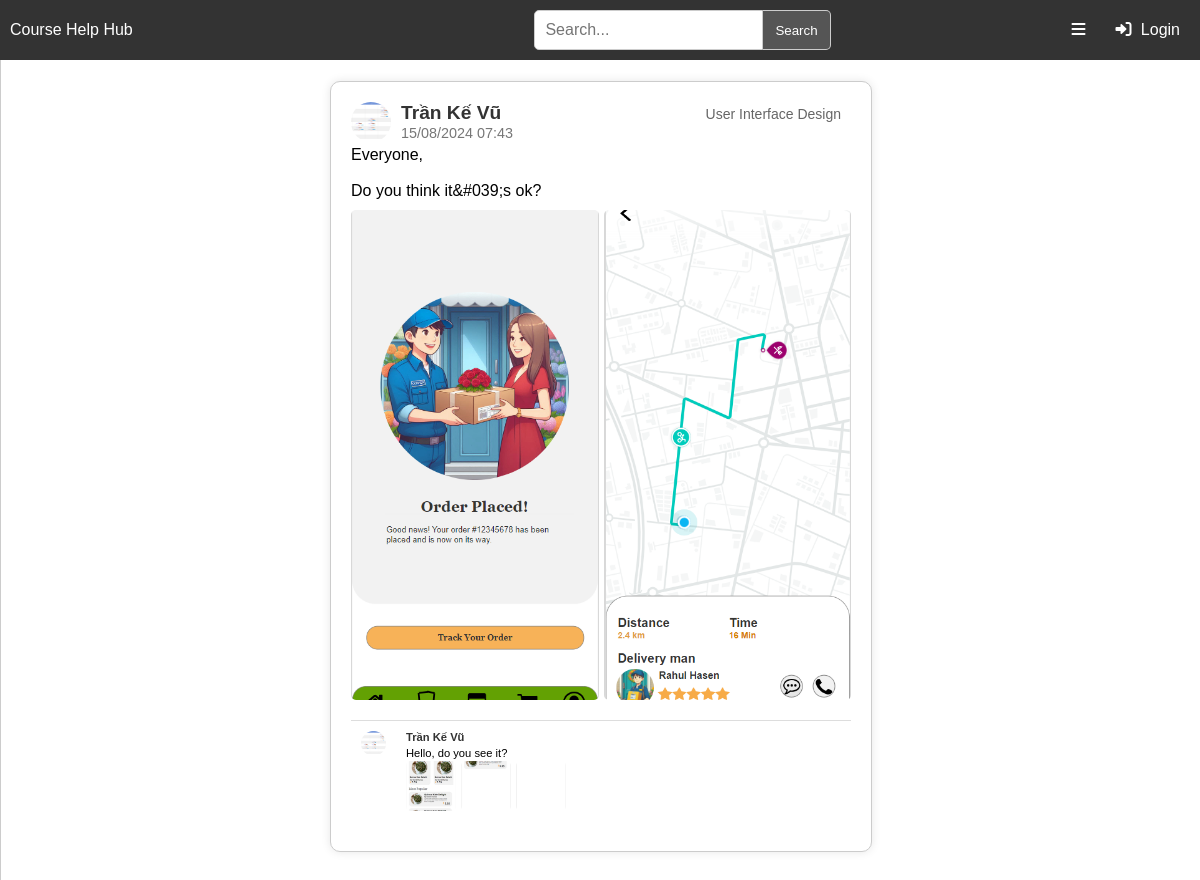
Screenshot of /post_detail.php?id=217 with the database file from the repository.
### tables this page shows
CREATE TABLE `user` (
  `id` int(11) NOT NULL,
  `username` varchar(50) NOT NULL,
  `password` varchar(50) NOT NULL,
  `name` varchar(50) NOT NULL,
  `dob` date NOT NULL,
  `email` varchar(50) NOT NULL,
  `profile_picture` varchar(255) NOT NULL
);

CREATE TABLE `question` (
  `id` int(11) NOT NULL,
  `user_id` int(11) NOT NULL,
  `module_id` int(11) NOT NULL,
  `content` text NOT NULL,
  `time` timestamp NOT NULL DEFAULT current_timestamp() ON UPDATE current_timestamp()
);

CREATE TABLE `module` (
  `id` int(11) NOT NULL,
  `module_name` varchar(255) NOT NULL
);

CREATE TABLE `question_image` (
  `id` int(11) NOT NULL,
  `question_id` int(11) NOT NULL,
  `image_path` varchar(255) NOT NULL
);

CREATE TABLE `comment` (
  `id` int(11) NOT NULL,
  `question_id` int(11) NOT NULL,
  `user_id` int(11) NOT NULL,
  `content` varchar(255) NOT NULL,
  `time` timestamp NOT NULL DEFAULT current_timestamp()
);

CREATE TABLE `comment_image` (
  `id` int(11) NOT NULL,
  `comment_id` int(11) NOT NULL,
  `image_path` varchar(50) NOT NULL
);

### includes/DatabaseFunctions.php (called while the page is built, shortened)
<?php
function query($pdo, $sql, $parameters = []) {
	$query = $pdo->prepare($sql);
	$query->execute($parameters);
	return $query;
}
function getPostByPostId($pdo, $post_id) {
    $parameters = [':post_id' => $post_id];
    $query = query($pdo, 'SELECT * FROM question WHERE id = :post_id', $parameters);
    return $query->fetch();
}
function getUserByUserId($pdo, $user_id) {
	$parameters = [':user_id' => $user_id];
    $query = query($pdo, 'SELECT * FROM user WHERE id = :user_id', $parameters);
    return $query->fetch();
}
function getModuleByModuleId($pdo, $module_id) {
	$parameters = [':module_id' => $module_id];
    $query = query($pdo, 'SELECT * FROM module WHERE id = :module_id', $parameters);
    return $query->fetch();
}
function getImagesOfPost($pdo, $question_id){
	$query = 'SELECT * FROM question_image WHERE question_id = :question_id';
    $parameters = [':question_id' => $question_id];
    $query = query($pdo, $query, $parameters);
	return $query->fetchAll();
}
function getCommentsByPostId($pdo, $post_id) {
    $parameters = [':post_id' => $post_id];
    $query = query($pdo, 'SELECT * FROM comment WHERE question_id = :post_id ORDER BY time DESC', $parameters);
    return $query->fetchAll();
}
function getImagesOfComment($pdo, $commentId) {
    $parameters = [':comment_id' => $commentId];
    $query = query($pdo, 'SELECT * FROM comment_image WHERE comment_id = :comment_id', $parameters);
    return $query->fetchAll();
}

### post_detail.php (the view, shortened to what this page needs)
<?php
if (isset($_GET['id']) && is_numeric($_GET['id'])) {
    $postId = $_GET['id'];
    try {
        include 'includes/DatabaseConnection.php';
        include 'includes/DatabaseFunctions.php';
        $post = getPostByPostId($pdo, $postId);
        if ($post) {
            $user = getUserByUserId($pdo, $post['user_id']);
            $module = getModuleByModuleId($pdo, $post['module_id']);
            echo '<div class="postForm" style="margin-bottom:220px">';
                echo '<div class="post-header">';
                    echo '<div class="left-side">';
                        echo '<a href="profile.php?username='. htmlspecialchars($user['username']) .'"><img src="' . htmlspecialchars($user['profile_picture']) . '" onerror="this.onerror=null; this.src=\'uploads/default.png\';" alt="Profile Picture" class="user-picture"></a>';
                        echo '<div style="padding-left:10px">';
                            echo '<a href="profile.php?username='. htmlspecialchars($user['username']) .'"><span class="username">'. htmlspecialchars($user['name']) .'</span></a><br>';
                            $postTime = strtotime($post['time']);
                            $formattedTime = date('d/m/Y H:i', $postTime);
                            echo '<span class="post-time">'. htmlspecialchars($formattedTime) .'</span>';
                        echo '</div>';
                    echo '</div>';
                    echo '<div class="right-side">';
                        echo '<span class="module">'. htmlspecialchars($module['module_name']) .'</span>';
                    echo '</div>';
                echo '</div>';
                echo '<div class="post-content">';
                    echo '<div class="content-contain">';
                        $content = htmlspecialchars($post['content']);
                        $lines = explode("\n", $content);
                        $maxDisplayLines = 5;
                        $maxDisplayChars = 200;
                        if (count($lines) > $maxDisplayLines) {
                            $shortContent = implode("\n", array_slice($lines, 0, $maxDisplayLines)) . '...';
                            $fullContent = $content;
                            echo '<div id="postContent-' . $post['id'] . '">' . htmlspecialchars($shortContent) . '<span id="readMore-' . $post['id'] . '" style="cursor: pointer; color:#777;">Read more</span></div>';
                            echo '<div id="fullContent-' . $post['id'] . '" style="display: none;">' . htmlspecialchars($fullContent) . '</div>';
                        } else {
                            echo '<span class="content">' . htmlspecialchars($content) . '</span>';
                        }
                    echo '</div>';
                    echo '<div class="post-images">';
                        $images = getImagesOfPost($pdo, $post['id']);
                        $imageLimit = 2;
                        if (count($images) > $imageLimit) {
                            echo '<div class="post-image">';
                            echo '<img class="thumbnail" src="' . htmlspecialchars($images[0]['image_path']) . '" alt="Post Image">';
                            echo '</div>';
                            echo '<div class="post-image">';
                                echo '<img class="thumbnail" src="' . htmlspecialchars($images[1]['image_path']) . '" alt="Post Image">';
                                echo '<div class="view-more">';
                                    echo '<span class="expand-images">+' . (count($images) - $imageLimit) . '</span>';
                                echo '</div>';
                            echo '</div>';
                        } else {
                            foreach ($images as $imageRow) {
                                echo '<div class="post-image">';
                                echo '<img class="thumbnail" src="' . htmlspecialchars($imageRow['image_path']) . '" alt="Post Image">';
                                echo '</div>';
                            }
                        }
                    echo '</div>';
                echo '</div>';
                echo '<div class="comments-section">';
                    $comments = getCommentsByPostId($pdo, $postId);
                    foreach ($comments as $comment) {
                        $commentUser = getUserByUserId($pdo, $comment['user_id']);
                        echo '<div class="comment">';
                            echo '<a href="profile.php?username='. htmlspecialchars($commentUser['username']) .'"><img src="' . htmlspecialchars($commentUser['profile_picture']) . '" onerror="this.onerror=null; this.src=\'uploads/default.png\';" alt="Profile Picture" class="user-picture"></a>';
                            echo '<div style="padding-left:10px">';
                                echo '<a href="profile.php?username='. htmlspecialchars($commentUser['username']) .'"><span class="username">'. htmlspecialchars($commentUser['name']) .'</span></a>';
                                $commentContent = htmlspecialchars($comment['content']);
                                $commentLines = explode("\n", $commentContent);
                                $maxCommentLines = 3;
                                $maxCommentChars = 100;
                                if (count($commentLines) > $maxCommentLines) {
                                    $shortComment = implode("\n", array_slice($commentLines, 0, $maxCommentLines)) . '...';
                                    $fullComment = $commentContent;
                                    echo '<div class="content" id="commentContent-' . $comment['id'] . '">' . nl2br(htmlspecialchars($shortComment)) . '<span id="readMoreComment-' . $comment['id'] . '" style="cursor: pointer; color:#777;">Read more</span></div>';
                                    echo '<div class="content" id="fullComment-' . $comment['id'] . '" style="display: none;">' . nl2br(htmlspecialchars($fullComment)) . '</div>';
                                } else {
                                    echo '<span class="content">' . nl2br(htmlspecialchars($commentContent)) . '</span>';
                                }
                                echo '<div class="comment-images">';
                                    $commentImages = getImagesOfComment($pdo, $comment['id']);
                                    foreach ($commentImages as $commentImageRow) {
                                        echo '<div class="comment-image">';
                                            echo '<img class="thumbnail" src="' . htmlspecialchars($commentImageRow['image_path']) . '" alt="Comment Image">';
                                        echo '</div>';
                                    }
                                echo '</div>';
                            echo '</div>';
                        echo '</div>';
                    }
                echo '</div>';
            echo '</div>';
        } else {
            echo '<p>Post not found.</p>';
        }
    } catch (PDOException $e) {
        echo 'Database error: ' . htmlspecialchars($e->getMessage());
    }
} else {
    echo '<p>Invalid post ID.</p>';
}
include 'templates/layout.html.php';
?>

### style.css (style rules this page uses)
html { scroll-behavior: smooth; overflow-x: hidden; font-size: 100%; }
body { font-family: Arial, sans-serif; margin: 0; padding: 0; background-color: #f4f4f4; }
a { color: #1e90ff; text-decoration: none; }
.post-header { display: flex; justify-content: space-between; align-items: center; }
.right-side { position: relative; display: flex; align-items: center; padding-bottom: 20px; }
.module { margin-right: 10px; }
.username { font-weight: bold; font-size: 1.2em; }
.postForm, #postForm, #editPostForm, #editCommentForm { background-color: #fff; padding: 20px; border: 1px solid #ccc; margin-bottom: 10px; border-radius: 5px; width: 500px; border-radius: 10px; box-shadow: 0 0 10px rgba(0, 0, 0, 0.1); margin: 0px auto 20px auto; }
.postForm a { color:#333; transition: color 0.3s ease-in-out; }
.left-side { display: flex; }
.user-picture { width: 40px; height: 40px; border-radius: 50%; object-fit: cover; }
.username { font-weight: bold; }
.module { font-size: 14px; color: #666; margin-left: 10px; float: right; }
.post-time { color: #777; font-size: 0.9em; }
.post-content { flex: 1; display: block; overflow: auto; margin-bottom: 10px; white-space: pre-line; }
.content-contain { overflow-y: hidden; position: relative; margin-bottom: 10px; }
.post-images { display: grid; gap: 5px; grid-template-columns: repeat(auto-fit, minmax(245px, 1fr)); }
.post-image img { width: 100%; height: 100%; }
.thumbnail { max-width: 490px; max-height: 490px; border-radius: 5px; cursor: pointer; object-fit: cover; height: 245px; display: flex; margin: 0 auto; width: 245px; }
.post-image { position: relative; overflow: hidden; }
.post-image img { transition: transform 0.3s ease; transform-origin: center center; }
.comments-section { margin-top: 20px; }
.comment { display: flex; align-items: flex-start; padding: 10px; border-top: 1px solid #ddd; }
.comment .user-picture { width: 20px; height: 20px; border-radius: 50%; object-fit: cover; }
.comment .username { font-weight: bold; font-size: 14px; display: block; }
.comment .content { margin-top: 5px; font-size: 12px; }
.comment { display: flex; align-items: flex-start; margin-bottom: 10px; position: relative; }
.comment .user-picture { width: 40px; height: 40px; border-radius: 50%; object-fit: cover; margin-right: 10px; }
.comment .username { font-weight: bold; }
.comment .content { margin-top: 5px; }
.comment-images { display: flex; gap: 5px; flex-wrap: wrap; }
.comment-image .thumbnail { max-width: 50px; max-height: 50px; border-radius: 5px; cursor: pointer; object-fit: cover; height: 245px; display: flex; margin: 0 auto; width: 245px; }
@media (max-width: 1500px) { .comment .username { font-size: 0.7em; } }
@media (max-width: 1500px) { .comment .content { font-size: 0.7em; } }
@media (max-width: 1500px) { .comment .user-picture { width: 25px; height: 25px; object-fit: cover; } }

### rows the page displays
user: profile_picture (picture), name "Trần Kế Vũ"
question: time "15/08/2024 07:43", content "Everyone, Do you think it&#039;s ok?"
module: module_name "User Interface Design"
question_image: image_path (picture)
question_image: image_path (picture)
comment: user.profile_picture (picture), user.name "Trần Kế Vũ", content "Hello, do you see it?"
comment_image: image_path (picture)
comment_image: image_path (picture)
comment_image: image_path (picture)
